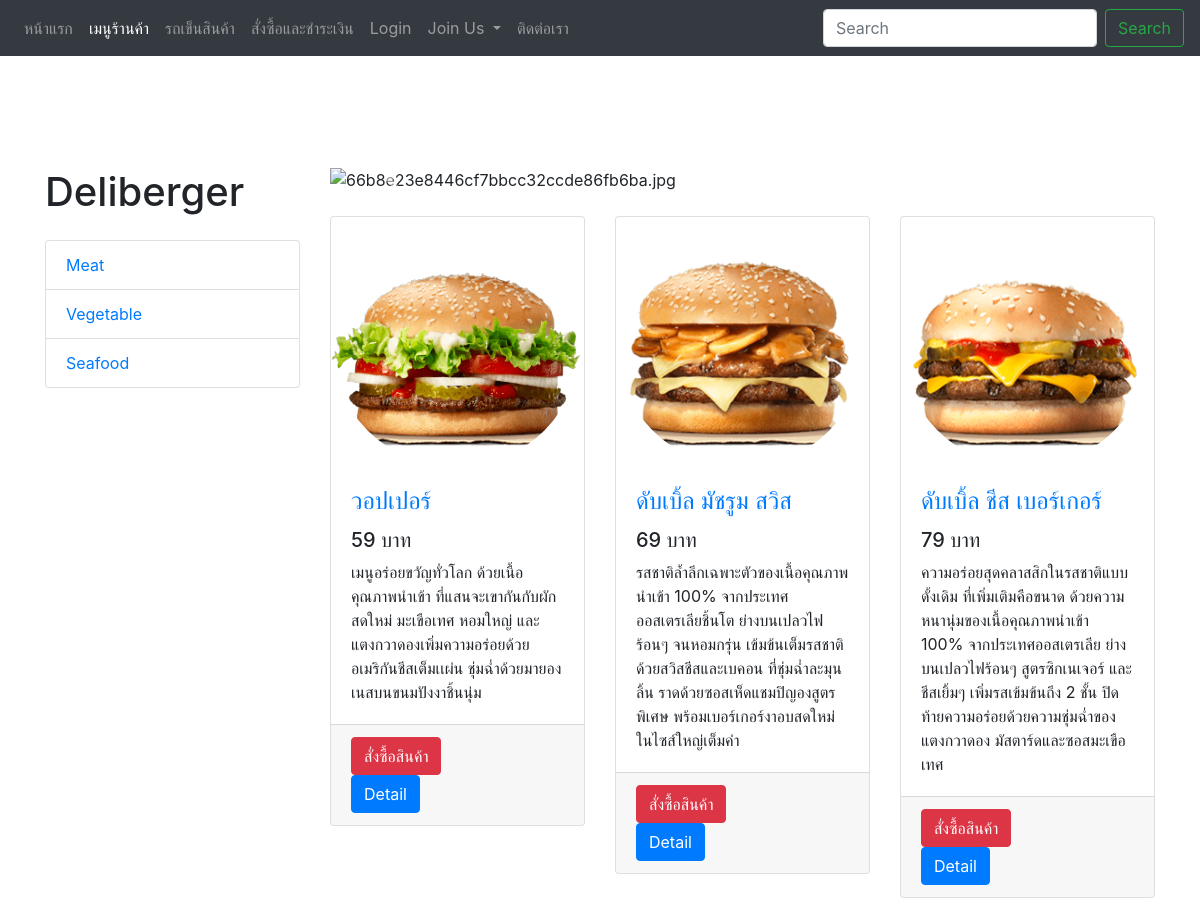
The page /meat.php on the database its author committed.
### tables this page shows
CREATE TABLE `product` (
  `Product_ID` int(8) NOT NULL,
  `Product_name` varchar(30) NOT NULL,
  `Image_name` varchar(500) NOT NULL,
  `Price` float DEFAULT NULL,
  `Description` varchar(500) NOT NULL,
  `ingredient` varchar(100) NOT NULL
);

### meat.php (the view, shortened to what this page needs)
<!doctype html>
<html lang="en">
  <head>
    <link rel="stylesheet" href="https://stackpath.bootstrapcdn.com/bootstrap/4.3.1/css/bootstrap.min.css">
    <nav class="navbar navbar-expand-lg navbar-dark bg-dark fixed-top">
  <div class="collapse navbar-collapse" id="navbarNavDropdown">
    <ul class="navbar-nav">
      <li class="nav-item ">
        <a class="nav-link" href="index.php">หน้าแรก </a>
      </li>
      <li class="nav-item active">
        <a class="nav-link" href="menu.php">เมนูร้านค้า <span class="sr-only">(current)</span></a>
      </li>
      <li class="nav-item ">
        <a class="nav-link" href="cart.php">รถเข็นสินค้า </a>
      </li>
      <li class="nav-item ">
        <a class="nav-link" href="checkout.php">สั่งซื้อและชำระเงิน </a>
      </li>
      <li class="nav-item dropdown ">
      <?php  if(isset($_SESSION['User_ID'])){ ?>
       <a class="nav-link dropdown-toggle" href="Logintest.php" id="navbarDropdownMenuLink" role="button" data-toggle="dropdown" aria-haspopup="true" aria-expanded="false">
        Member Login
      </a>
      <div class="dropdown-menu" aria-labelledby="navbarDropdownMenuLink">
        <a class="dropdown-item" href="resetpwd.php">Password Reset</a>
        <a class="dropdown-item" href="editprofile.php">Profile</a>
        <a class="dropdown-item" href="logout.php">ออกจากระบบสมาชิก</a>
      </div>
    </li>
      <?php } else{ ?>
        <li class="nav-item ">
        <a class="nav-link" href="Logintest.php">Login</a>
      </li>
      <?php } ?>
      <li class="nav-item dropdown">
        <a class="nav-link dropdown-toggle" href="#" id="navbarDropdownMenuLink" role="button" data-toggle="dropdown" aria-haspopup="true" aria-expanded="false">
          Join Us
        </a>
      </li>
      <li class="nav-item ">
        <a class="nav-link" href="Contact.html">ติดต่อเรา </a>
      </li>
    </ul>
  </div>
  <form class="form-inline" action="menuSearch.php" method="GET">
    <input class="form-control mr-sm-2" name="strSearch" type="search" placeholder="Search" aria-label="Search">
    <button class="btn btn-outline-success my-2 my-sm-0" type="submit">Search</button>
  </form>
</nav>
  </head>
<br><br><br><br>
<div class="container mt-5">
  <div class="row">
    <div class="col-lg-3">
  <h1 class="my-4">Deliberger</h1>
      <div class="list-group">
        <a href="meat.php" class="list-group-item">Meat</a>
        <a href="vegetable.php" class="list-group-item">Vegetable</a>
        <a href="seafood.php" class="list-group-item">Seafood</a>
      </div>
    </div>
    <div class="col-lg-9">
      <div id="carouselExampleIndicators" class="carousel slide my-4" data-ride="carousel">
        <ol class="carousel-indicators">
          <li data-target="#carouselExampleIndicators" data-slide-to="0" class="active"></li>
          <li data-target="#carouselExampleIndicators" data-slide-to="1"></li>
          <li data-target="#carouselExampleIndicators" data-slide-to="2"></li>
        </ol>
        <div class="carousel-inner" role="listbox">
          <div class="carousel-item active">
            <img class="d-block img-fluid"  src="https://www.img.in.th/images/66b8e23e8446cf7bbcc32ccde86fb6ba.jpg" alt="66b8e23e8446cf7bbcc32ccde86fb6ba.jpg" border="0"  alt="First slide">
          </div>
        </div>
        <a class="carousel-control-prev" href="#carouselExampleIndicators" role="button" data-slide="prev">
          <span class="carousel-control-prev-icon" aria-hidden="true"></span>
        </a>
        <a class="carousel-control-next" href="#carouselExampleIndicators" role="button" data-slide="next">
          <span class="carousel-control-next-icon" aria-hidden="true"></span>
        </a>
      </div>
      <div class="row">
<?php
  include ("db.php");
  $meat = "meat";
  $sql = "SELECT product.`Product_ID` , product.`Product_name` , product.`Image_name` , product.`price`, product.`Description`, ingredients.`name`, ingredients.`type` FROM product,ingredients WHERE ingredients.`name` = product.`ingredient` AND ingredients.`type` = '".$meat."' ";
$con->query("SET NAMES UTF8");
        $query = $con->query($sql);
        $resultArray = array();
        while ($result = $query->fetch_array()) {
          $resultArray[] = $result;
        }
        if($resultArray != null){
          foreach($resultArray as $item){
            ?>
            <div class="col-lg-4 col-md-6 mb-4">
              <div class="card h-85">
                  <a ><img src="<?php echo  $item['Image_name']; ?>" width="250" height="250" class="rounded-circle" alt="" /></a>
               <div class="card-body">
                <h4 class="card-title">
                  <a href="Descriptionmenu.php"><?php echo $item['Product_name']; ?></a>
                </h4>
                <h5><?php echo $item['price']; ?> บาท</h5>
                <p class="card-text"><?php echo $item['Description']; ?></p>
              </div>
              <div class="card-footer">
                <button type="button" class="btn btn-danger" data-toggle="modal" data-target="#exampleModal" onclick="openModel(<?php echo $item['Product_ID'] ?>)">สั่งซื้อสินค้า</button>
                <form method="GET" action="Descriptionmenu.php">
                  <button type="submit" class="btn btn-primary">Detail</button>
                </form>
              </div>
            </div>
          </div>
        <?php }}
        ?>
      </div>
    </div>
  </div>
</div>
</body>
</html>

### rows shown on the page
product: Image_name (picture), Product_name "วอปเปอร์", Price "59", Description "เมนูอร่อยขวัญทั่วโลก ด้วยเนื้อคุณภาพนำเข้า ที่แสนจะเขากันกับผักสดใหม่ มะเขือเทศ หอมใหญ่ และแตงกวาดองเพิ่มความอร่อยด้วยอเมริกันชีสเต็มเเผ่น ชุ่มฉ่ำด้วยมายองเนสบนขนมปังงาชิ้นนุ่ม"
product: Image_name (picture), Product_name "ดับเบิ้ล มัชรูม สวิส", Price "69", Description "รสชาติล้ำลึกเฉพาะตัวของเนื้อคุณภาพนำเข้า 100% จากประเทศออสเตรเลียชิ้นโต ย่างบนเปลวไฟ ร้อนๆ จนหอมกรุ่น เข้มข้นเต็มรสชาติด้วยสวิสชีสและเบคอน ที่ชุ่มฉ่ำละมุนลิ้น ราดด้วยซอสเห็ดแชมปิญองสูตรพิเศษ พร้อมเบอร์เกอร์งาอบสดใหม่ในไซส์ใหญ่เต็มคำ"
product: Image_name (picture), Product_name "ดับเบิ้ล ชีส เบอร์เกอร์", Price "79", Description "ความอร่อยสุดคลาสสิกในรสชาติแบบดั้งเดิม ที่เพิ่มเติมคือขนาด ด้วยความหนานุ่มของเนื้อคุณภาพนำเข้า 100% จากประเทศออสเตรเลีย ย่างบนเปลวไฟร้อนๆ สูตรซิกเนเจอร์ และชีสเยิ้มๆ เพิ่มรสเข้มข้นถึง 2 ชั้น ปิดท้ายความอร่อยด้วยความชุ่มฉ่ำของแตงกวาดอง มัสตาร์ดและซอสมะเขือเทศ"
